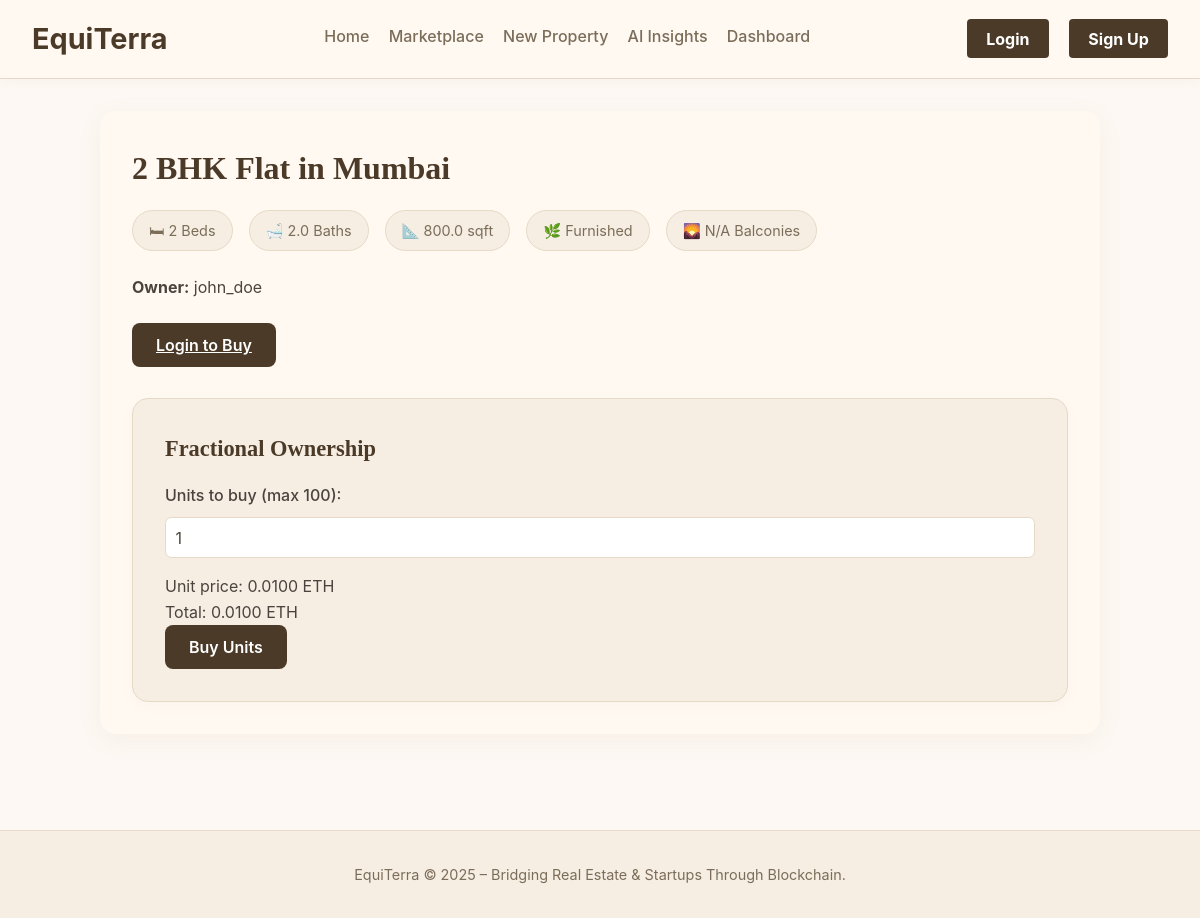
The app's page /property/property/1/sale/ with its own data.
### property/models.py (models this page shows, shortened)
class Property(models.Model):
    house_type = models.CharField(max_length=100)
    locality = models.CharField(max_length=100)
    city = models.CharField(max_length=50)
    area = models.FloatField()
    beds = models.IntegerField()
    bathrooms = models.FloatField()
    balconies = models.IntegerField()
    furnishing = models.CharField(max_length=50)
    area_rate = models.FloatField()
    owner = models.ForeignKey(User, on_delete=models.CASCADE)
    image1 = models.ImageField(upload_to='property_images/', blank=True, null=True)
    image2 = models.ImageField(upload_to='property_images/', blank=True, null=True)
    image3 = models.ImageField(upload_to='property_images/', blank=True, null=True)
    image4 = models.ImageField(upload_to='property_images/', blank=True, null=True)
    image5 = models.ImageField(upload_to='property_images/', blank=True, null=True)
    class Meta:
        abstract = True

class PropertyForSale(Property):
    sale_price = models.FloatField()  # Price in ETH for buying
    total_units = models.IntegerField(default=100)
    units_sold = models.IntegerField(default=0)
    @property
    def units_available(self):
        return self.total_units - self.units_sold
    @property
    def unit_price(self):
        return self.sale_price / self.total_units if self.total_units else 0

### property/views.py (the view)
# urls.py: path('property/<int:property_id>/<str:property_type>/', views.property_detail, name='property_detail'),
def property_detail(request, property_id, property_type):
    if property_type == 'sale':
        property_obj = get_object_or_404(PropertyForSale, id=property_id)
        context = {
            'property': property_obj,
            'property_type': property_type,
            'unit_price': property_obj.unit_price,
            'units_available': property_obj.units_available,
        }
    else:
        property_obj = get_object_or_404(PropertyForRent, id=property_id)
        context = {
            'property': property_obj,
            'property_type': property_type,
        }
    return render(request, 'property.html', context)

### templates/property.html (shortened to what this page needs)
{% extends "base.html" %}
{% block content %}
<div class="property-container">
  <h1>{{ property.house_type }} in {{ property.city }}</h1>
  <div class="property-meta">
    <span>🛏 {{ property.beds|default:"N/A" }} Beds</span>
    <span>🛁 {{ property.bathrooms|default:"N/A" }} Baths</span>
    <span>📐 {{ property.area|default:"N/A" }} sqft</span>
    <span>🌿 {{ property.furnishing|default:"N/A" }}</span>
    <span>🌄 {{ property.balconies|default:"N/A" }} Balconies</span>
  </div>
  <p><strong>Owner:</strong> {{ property.owner.username|default:"Unknown" }}</p>
  <div class="property-actions">
    {% if user.is_authenticated %}
      {% if property_type == 'sale' %}
        <button class="action-button" onclick="buyWithMetaMask({{ property.id }}, {{ property.sale_price|default:0 }})">
          Buy with MetaMask
        </button>
      {% else %}
        <button class="action-button" onclick="rentWithMetaMask({{ property.id }}, {{ property.rent|default:0 }})">
          Rent with MetaMask
        </button>
      {% endif %}
    {% else %}
      <a href="{% url 'login' %}" class="action-button">Login to {% if property_type == 'sale' %}Buy{% else %}Rent{% endif %}</a>
    {% endif %}
  </div>
  {% if property_type == 'sale' %}
  <div class="fractional-box">
    <h3>Fractional Ownership</h3>
    <form method="POST" action="{% url 'property_action' property.id 'sale' %}">
      <label for="units-{{ property.id }}">Units to buy (max {{ units_available|default:0 }}):</label>
      <input type="number" id="units-{{ property.id }}" name="units" value="1" min="1" max="{{ units_available|default:1 }}"
             onchange="updateTotal({{ property.id }}, {{ unit_price|default:0 }})">
      <p>Unit price: {{ unit_price|floatformat:4|default:"0.0000" }} ETH</p>
      <p>Total: <span id="totalPrice-{{ property.id }}">{{ unit_price|floatformat:4|default:"0.0000" }}</span> ETH</p>
      <button type="button" class="action-button" onclick="buyUnitsWithMetaMask({{ property.id }}, '{{ unit_price|default:"0" }}')">
        Buy Units
      </button>
    </form>
  </div>
  {% endif %}
</div>
{% endblock %}

### templates/base.html (style rules this page uses)
:root { --primary-color: #4b3a28; --secondary-color: #c9a86b; --accent-color: #fdf8f3; --text-color: #4b443e; --text-secondary: #7b6d59; --card-bg: #fff9f2; --section-bg: #f6eee3; --border-color: #e6dac6; }
* { box-sizing: border-box; margin: 0; padding: 0; font-family: 'Inter', sans-serif; }
body { background-color: var(--accent-color); color: var(--text-color); font-size: 16px; line-height: 1.6; }
h1, h2, h3, h4, h5 { font-family: 'Georgia', serif; }

### templates/property.html (style rules this page uses)
.property-container { max-width: 1000px; margin: 0 auto; background-color: var(--card-bg); padding: 2rem; border-radius: 1rem; box-shadow: 0 6px 24px rgba(160, 140, 100, 0.08); animation: fadeIn 0.6s ease-in-out; }
.property-container h1 { font-size: 2rem; font-weight: bold; color: var(--primary-color); margin-bottom: 1rem; font-family: 'Georgia', serif; }
.property-meta { display: flex; flex-wrap: wrap; gap: 1rem; font-size: 1rem; color: var(--text-secondary); margin-bottom: 1.5rem; }
.property-meta span { display: inline-block; background-color: var(--section-bg); padding: 0.5rem 1rem; border-radius: 2rem; font-size: 0.9rem; border: 1px solid var(--border-color); }
.property-actions { margin-top: 2rem; }
.action-button { padding: 0.75rem 1.5rem; font-size: 1rem; font-weight: 600; background-color: var(--primary-color); color: white; border: none; border-radius: 0.5rem; cursor: pointer; transition: background-color 0.3s ease; }
.fractional-box { background-color: var(--section-bg); padding: 2rem; border-radius: 1rem; border: 1px solid var(--border-color); margin-top: 2.5rem; box-shadow: 0 4px 14px rgba(180, 160, 120, 0.05); }
.fractional-box h3 { font-size: 1.4rem; margin-bottom: 1rem; color: var(--primary-color); font-weight: 700; }
.fractional-box label { font-weight: 500; margin-bottom: 0.5rem; display: block; color: var(--text-color); }
.fractional-box input { padding: 0.6rem; font-size: 1rem; border-radius: 0.4rem; border: 1px solid var(--border-color); width: 100%; margin-bottom: 1rem; background-color: #fff; color: var(--text-color); }

### records on screen
PropertyForSale: house_type "2 BHK Flat", city "Mumbai", beds "2", bathrooms "2.0", area "800.0", furnishing "Furnished", balconies "N/A", owner.username "john_doe", units "1"

### other values on screen
{{ units_available|default:0 }} "100"
{{ unit_price|floatformat:4|default:"0.0000" }} "0.0100"
